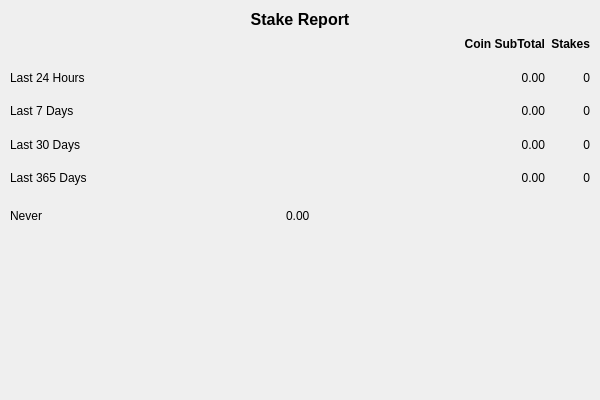
<?xml version="1.0" encoding="UTF-8"?>
<ui version="4.0">
 <class>StakeReportDialog</class>
 <widget class="QDialog" name="StakeReportDialog">
  <property name="geometry">
   <rect>
    <x>0</x>
    <y>0</y>
    <width>600</width>
    <height>600</height>
   </rect>
  </property>
  <property name="minimumSize">
   <size>
    <width>600</width>
    <height>400</height>
   </size>
  </property>
  <property name="maximumSize">
   <size>
    <width>600</width>
    <height>400</height>
   </size>
  </property>
  <property name="windowTitle">
   <string>Stake Report</string>
  </property>
  <property name="modal">
   <bool>false</bool>
  </property>
  <widget class="QLabel" name="label">
   <property name="geometry">
    <rect>
     <x>10</x>
     <y>10</y>
     <width>580</width>
     <height>20</height>
    </rect>
   </property>
   <property name="minimumSize">
    <size>
     <width>580</width>
     <height>20</height>
    </size>
   </property>
   <property name="font">
    <font>
     <pointsize>12</pointsize>
     <weight>75</weight>
     <bold>true</bold>
    </font>
   </property>
   <property name="toolTip">
    <string>Earnings made by stake over time</string>
   </property>
   <property name="frameShape">
    <enum>QFrame::NoFrame</enum>
   </property>
   <property name="frameShadow">
    <enum>QFrame::Sunken</enum>
   </property>
   <property name="lineWidth">
    <number>2</number>
   </property>
   <property name="midLineWidth">
    <number>3</number>
   </property>
   <property name="text">
    <string>Stake Report</string>
   </property>
   <property name="alignment">
    <set>Qt::AlignHCenter|Qt::AlignTop</set>
   </property>
  </widget>
  <widget class="QWidget" name="gridLayoutWidget">
   <property name="geometry">
    <rect>
     <x>10</x>
     <y>30</y>
     <width>580</width>
     <height>162</height>
    </rect>
   </property>
   <property name="font">
    <font>
     <pointsize>9</pointsize>
    </font>
   </property>
   <layout class="QGridLayout" name="gridLayout" columnstretch="3,0,0">
    <property name="verticalSpacing">
     <number>5</number>
    </property>
    <item row="4" column="1">
     <widget class="QLabel" name="Amount_365D">
      <property name="font">
       <font>
        <pointsize>9</pointsize>
        <weight>50</weight>
        <bold>false</bold>
        <kerning>false</kerning>
       </font>
      </property>
      <property name="toolTip">
       <string>Coin Earned in last 365 Days</string>
      </property>
      <property name="text">
       <string>0.00</string>
      </property>
      <property name="alignment">
       <set>Qt::AlignRight|Qt::AlignTrailing|Qt::AlignVCenter</set>
      </property>
      <property name="margin">
       <number>4</number>
      </property>
     </widget>
    </item>
    <item row="0" column="1">
     <widget class="QLabel" name="L_Coin">
      <property name="font">
       <font>
        <pointsize>9</pointsize>
        <weight>75</weight>
        <bold>true</bold>
       </font>
      </property>
      <property name="text">
       <string>Coin SubTotal</string>
      </property>
      <property name="alignment">
       <set>Qt::AlignRight|Qt::AlignTrailing|Qt::AlignVCenter</set>
      </property>
      <property name="margin">
       <number>4</number>
      </property>
     </widget>
    </item>
    <item row="0" column="2">
     <widget class="QLabel" name="label_3">
      <property name="font">
       <font>
        <pointsize>9</pointsize>
        <weight>75</weight>
        <bold>true</bold>
       </font>
      </property>
      <property name="toolTip">
       <string>Blocks Staked</string>
      </property>
      <property name="text">
       <string>Stakes</string>
      </property>
      <property name="alignment">
       <set>Qt::AlignRight|Qt::AlignTrailing|Qt::AlignVCenter</set>
      </property>
      <property name="margin">
       <number>4</number>
      </property>
     </widget>
    </item>
    <item row="2" column="0">
     <widget class="QLabel" name="L2_7D">
      <property name="font">
       <font>
        <pointsize>9</pointsize>
        <weight>50</weight>
        <bold>false</bold>
       </font>
      </property>
      <property name="toolTip">
       <string/>
      </property>
      <property name="text">
       <string>Last 7 Days</string>
      </property>
      <property name="margin">
       <number>4</number>
      </property>
     </widget>
    </item>
    <item row="1" column="0">
     <widget class="QLabel" name="L1_24h">
      <property name="font">
       <font>
        <pointsize>9</pointsize>
        <weight>50</weight>
        <bold>false</bold>
       </font>
      </property>
      <property name="toolTip">
       <string/>
      </property>
      <property name="text">
       <string>Last 24 Hours</string>
      </property>
      <property name="margin">
       <number>4</number>
      </property>
     </widget>
    </item>
    <item row="1" column="1">
     <widget class="QLabel" name="Amount_24H">
      <property name="font">
       <font>
        <pointsize>9</pointsize>
        <weight>50</weight>
        <bold>false</bold>
        <kerning>false</kerning>
       </font>
      </property>
      <property name="toolTip">
       <string>Coin Earned in last 24H</string>
      </property>
      <property name="text">
       <string>0.00</string>
      </property>
      <property name="alignment">
       <set>Qt::AlignRight|Qt::AlignTrailing|Qt::AlignVCenter</set>
      </property>
      <property name="margin">
       <number>4</number>
      </property>
     </widget>
    </item>
    <item row="1" column="2">
     <widget class="QLabel" name="Stake_24H">
      <property name="font">
       <font>
        <pointsize>9</pointsize>
        <weight>50</weight>
        <bold>false</bold>
        <kerning>false</kerning>
       </font>
      </property>
      <property name="toolTip">
       <string>Stake Made in last 24H</string>
      </property>
      <property name="text">
       <string>0</string>
      </property>
      <property name="alignment">
       <set>Qt::AlignRight|Qt::AlignTrailing|Qt::AlignVCenter</set>
      </property>
      <property name="margin">
       <number>4</number>
      </property>
     </widget>
    </item>
    <item row="2" column="2">
     <widget class="QLabel" name="Stake_7D">
      <property name="font">
       <font>
        <pointsize>9</pointsize>
        <weight>50</weight>
        <bold>false</bold>
        <kerning>false</kerning>
       </font>
      </property>
      <property name="toolTip">
       <string>Stake Made in last 7 Days</string>
      </property>
      <property name="text">
       <string>0</string>
      </property>
      <property name="alignment">
       <set>Qt::AlignRight|Qt::AlignTrailing|Qt::AlignVCenter</set>
      </property>
      <property name="margin">
       <number>4</number>
      </property>
     </widget>
    </item>
    <item row="2" column="1">
     <widget class="QLabel" name="Amount_7D">
      <property name="font">
       <font>
        <pointsize>9</pointsize>
        <weight>50</weight>
        <bold>false</bold>
        <kerning>false</kerning>
       </font>
      </property>
      <property name="toolTip">
       <string>Coin Earned in last 7 Days</string>
      </property>
      <property name="text">
       <string>0.00</string>
      </property>
      <property name="alignment">
       <set>Qt::AlignRight|Qt::AlignTrailing|Qt::AlignVCenter</set>
      </property>
      <property name="margin">
       <number>4</number>
      </property>
     </widget>
    </item>
    <item row="3" column="1">
     <widget class="QLabel" name="Amount_30D">
      <property name="font">
       <font>
        <pointsize>9</pointsize>
        <weight>50</weight>
        <bold>false</bold>
        <kerning>false</kerning>
       </font>
      </property>
      <property name="toolTip">
       <string>Coin Earned in last 30 Days</string>
      </property>
      <property name="text">
       <string>0.00</string>
      </property>
      <property name="alignment">
       <set>Qt::AlignRight|Qt::AlignTrailing|Qt::AlignVCenter</set>
      </property>
      <property name="margin">
       <number>4</number>
      </property>
     </widget>
    </item>
    <item row="3" column="2">
     <widget class="QLabel" name="Stake_30D">
      <property name="font">
       <font>
        <pointsize>9</pointsize>
        <weight>50</weight>
        <bold>false</bold>
        <kerning>false</kerning>
       </font>
      </property>
      <property name="toolTip">
       <string>Stake Made in last 30 Days</string>
      </property>
      <property name="text">
       <string>0</string>
      </property>
      <property name="alignment">
       <set>Qt::AlignRight|Qt::AlignTrailing|Qt::AlignVCenter</set>
      </property>
      <property name="margin">
       <number>4</number>
      </property>
     </widget>
    </item>
    <item row="4" column="0">
     <widget class="QLabel" name="L3_30D_2">
      <property name="font">
       <font>
        <pointsize>9</pointsize>
        <weight>50</weight>
        <bold>false</bold>
       </font>
      </property>
      <property name="toolTip">
       <string/>
      </property>
      <property name="text">
       <string>Last 365 Days</string>
      </property>
      <property name="margin">
       <number>4</number>
      </property>
     </widget>
    </item>
    <item row="4" column="2">
     <widget class="QLabel" name="Stake_365D">
      <property name="font">
       <font>
        <pointsize>9</pointsize>
        <weight>50</weight>
        <bold>false</bold>
        <kerning>false</kerning>
       </font>
      </property>
      <property name="toolTip">
       <string>Stake Made in last 365 Days</string>
      </property>
      <property name="text">
       <string>0</string>
      </property>
      <property name="alignment">
       <set>Qt::AlignRight|Qt::AlignTrailing|Qt::AlignVCenter</set>
      </property>
      <property name="margin">
       <number>4</number>
      </property>
     </widget>
    </item>
    <item row="3" column="0">
     <widget class="QLabel" name="L3_30D">
      <property name="font">
       <font>
        <pointsize>9</pointsize>
        <weight>50</weight>
        <bold>false</bold>
       </font>
      </property>
      <property name="toolTip">
       <string/>
      </property>
      <property name="text">
       <string>Last 30 Days</string>
      </property>
      <property name="margin">
       <number>4</number>
      </property>
     </widget>
    </item>
   </layout>
  </widget>
  <widget class="QWidget" name="horizontalLayoutWidget2">
   <property name="geometry">
    <rect>
     <x>10</x>
     <y>200</y>
     <width>581</width>
     <height>31</height>
    </rect>
   </property>
   <layout class="QHBoxLayout" name="horizontalLayout2" stretch="0,0">
    <property name="sizeConstraint">
     <enum>QLayout::SetDefaultConstraint</enum>
    </property>
    <property name="rightMargin">
     <number>35</number>
    </property>
    <item>
     <widget class="QLabel" name="L_LastStakeTime">
      <property name="maximumSize">
       <size>
        <width>16777215</width>
        <height>16777215</height>
       </size>
      </property>
      <property name="font">
       <font>
        <pointsize>9</pointsize>
        <weight>50</weight>
        <bold>false</bold>
       </font>
      </property>
      <property name="toolTip">
       <string>Date of the last mature Stake</string>
      </property>
      <property name="text">
       <string>Never</string>
      </property>
      <property name="alignment">
       <set>Qt::AlignLeading|Qt::AlignLeft|Qt::AlignVCenter</set>
      </property>
      <property name="margin">
       <number>2</number>
      </property>
     </widget>
    </item>
    <item>
     <widget class="QLabel" name="Amount_Last">
      <property name="enabled">
       <bool>true</bool>
      </property>
      <property name="minimumSize">
       <size>
        <width>0</width>
        <height>3</height>
       </size>
      </property>
      <property name="maximumSize">
       <size>
        <width>16777215</width>
        <height>16777215</height>
       </size>
      </property>
      <property name="font">
       <font>
        <pointsize>9</pointsize>
        <weight>50</weight>
        <bold>false</bold>
        <kerning>false</kerning>
       </font>
      </property>
      <property name="toolTip">
       <string>Coin Earned in last mature Stake</string>
      </property>
      <property name="text">
       <string>0.00</string>
      </property>
      <property name="alignment">
       <set>Qt::AlignLeading|Qt::AlignLeft|Qt::AlignVCenter</set>
      </property>
      <property name="margin">
       <number>2</number>
      </property>
     </widget>
    </item>
   </layout>
  </widget>
  <widget class="QLabel" name="L_CurrentBlock">
   <property name="geometry">
    <rect>
     <x>10</x>
     <y>500</y>
     <width>580</width>
     <height>41</height>
    </rect>
   </property>
   <property name="font">
    <font>
     <pointsize>9</pointsize>
     <weight>50</weight>
     <bold>false</bold>
    </font>
   </property>
   <property name="toolTip">
    <string>Data of the current block.</string>
   </property>
   <property name="text">
    <string>Current Chain Block :</string>
   </property>
   <property name="alignment">
    <set>Qt::AlignLeading|Qt::AlignLeft|Qt::AlignVCenter</set>
   </property>
   <property name="margin">
    <number>2</number>
   </property>
  </widget>
  <widget class="QWidget" name="horizontalLayoutWidget">
   <property name="geometry">
    <rect>
     <x>10</x>
     <y>550</y>
     <width>580</width>
     <height>40</height>
    </rect>
   </property>
   <layout class="QHBoxLayout" name="horizontalLayout" stretch="1,2,1">
    <property name="sizeConstraint">
     <enum>QLayout::SetDefaultConstraint</enum>
    </property>
    <item>
     <widget class="QPushButton" name="button_Refresh">
      <property name="sizePolicy">
       <sizepolicy hsizetype="Maximum" vsizetype="Fixed">
        <horstretch>0</horstretch>
        <verstretch>0</verstretch>
       </sizepolicy>
      </property>
      <property name="toolTip">
       <string>Refresh the data</string>
      </property>
      <property name="text">
       <string>Refresh</string>
      </property>
     </widget>
    </item>
    <item>
     <widget class="QDialogButtonBox" name="buttonBox">
      <property name="sizePolicy">
       <sizepolicy hsizetype="Maximum" vsizetype="Fixed">
        <horstretch>0</horstretch>
        <verstretch>0</verstretch>
       </sizepolicy>
      </property>
      <property name="toolTip">
       <string>Close the dialog</string>
      </property>
      <property name="orientation">
       <enum>Qt::Horizontal</enum>
      </property>
      <property name="standardButtons">
       <set>QDialogButtonBox::Close</set>
      </property>
      <property name="centerButtons">
       <bool>true</bool>
      </property>
     </widget>
    </item>
   </layout>
  </widget>
  <widget class="QLabel" name="Stake_Counted">
   <property name="geometry">
    <rect>
     <x>413</x>
     <y>460</y>
     <width>141</width>
     <height>38</height>
    </rect>
   </property>
   <property name="font">
    <font>
     <pointsize>9</pointsize>
     <weight>50</weight>
     <bold>false</bold>
    </font>
   </property>
   <property name="toolTip">
    <string>Total Stakes Analyzed</string>
   </property>
   <property name="text">
    <string>0</string>
   </property>
   <property name="alignment">
    <set>Qt::AlignLeading|Qt::AlignLeft|Qt::AlignRight|Qt::AlignTrailing|Qt::AlignVCenter</set>
   </property>
   <property name="margin">
    <number>4</number>
   </property>
  </widget>
  <widget class="QLabel" name="TimeTook_2">
   <property name="geometry">
    <rect>
     <x>250</x>
     <y>460</y>
     <width>161</width>
     <height>38</height>
    </rect>
   </property>
   <property name="font">
    <font>
     <pointsize>9</pointsize>
     <weight>50</weight>
     <bold>false</bold>
    </font>
   </property>
   <property name="toolTip">
    <string>Time took to refresh dialog</string>
   </property>
   <property name="text">
    <string>Wait please...</string>
   </property>
   <property name="margin">
    <number>4</number>
   </property>
  </widget>
  <widget class="QLabel" name="TimeTook">
   <property name="geometry">
    <rect>
     <x>10</x>
     <y>460</y>
     <width>171</width>
     <height>38</height>
    </rect>
   </property>
   <property name="font">
    <font>
     <pointsize>9</pointsize>
     <weight>50</weight>
     <bold>false</bold>
    </font>
   </property>
   <property name="toolTip">
    <string>Time took to retrieve the data</string>
   </property>
   <property name="layoutDirection">
    <enum>Qt::LeftToRight</enum>
   </property>
   <property name="frameShadow">
    <enum>QFrame::Plain</enum>
   </property>
   <property name="text">
    <string>Wait please...</string>
   </property>
   <property name="margin">
    <number>4</number>
   </property>
  </widget>
 </widget>
 <resources/>
 <connections>
  <connection>
   <sender>buttonBox</sender>
   <signal>clicked(QAbstractButton*)</signal>
   <receiver>StakeReportDialog</receiver>
   <slot>close()</slot>
   <hints>
    <hint type="sourcelabel">
     <x>338</x>
     <y>524</y>
    </hint>
    <hint type="destinationlabel">
     <x>215</x>
     <y>276</y>
    </hint>
   </hints>
  </connection>
 </connections>
</ui>
